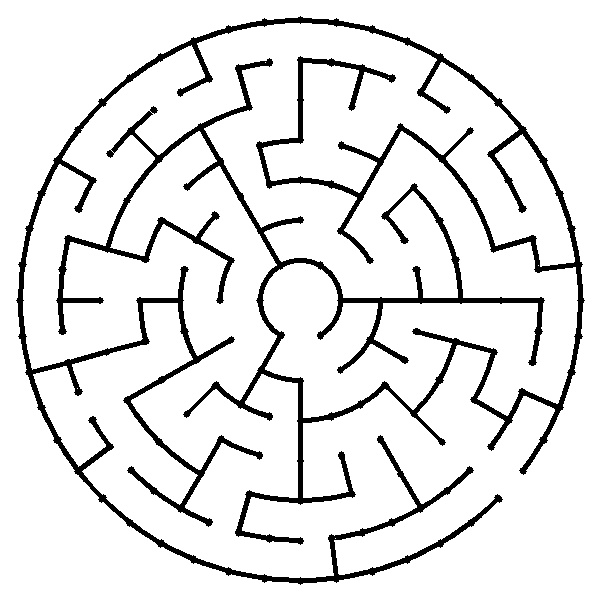
#> input picture test/image_big.jpg, 600 x 600 px
$ python maze_solver.py   (Python 2 division)
#> lines starting #> are read from the running program, lines starting #| are printed output that depends on the picture; after the words box and inside, x2 and y2 are one past the last pixel; in counts of white or black regions, pixels touching at a corner belong together
import numpy as np
import cv2
import math
import time
##  Returns sine of an angle.
def sine(angle):
    return math.sin(math.radians(angle))

##  Returns cosine of an angle
def cosine(angle):
    return math.cos(math.radians(angle))

##  Reads an image from the specified filepath and converts it to Grayscale. Then applies binary thresholding
##  to the image.
def readImage(filePath):
    mazeImg = cv2.imread(filePath)
    grayImg = cv2.cvtColor(mazeImg, cv2.COLOR_BGR2GRAY)
    ret,binaryImage = cv2.threshold(grayImg,127,255,cv2.THRESH_BINARY)
    return binaryImage

def getPolar(radius, theta):
    x = radius * cosine(theta)
    y = radius * sine(theta)

    return int(x) + 1,int(y) + 1


def getCellValues(radius_low, radius_high, theta_low, theta_high):


    x1, y1 = getPolar(radius_low, theta_high)
    x2, y2 = getPolar(radius_low, theta_low)
    x3, y3 = getPolar(radius_high, theta_high)
    x4, y4 = getPolar(radius_high, theta_low)

    x_mid_theta_low, y_mid_theta_low = getPolar(radius_low,(theta_high - theta_low)/2 + theta_low )
    x_mid_theta_high, y_mid_theta_high = getPolar(radius_high, (theta_high - theta_low)/2 + theta_low)
    x_mid_rad_low, y_mid_rad_low = getPolar((radius_high - radius_low)/ 2 + radius_low, theta_low)
    x_mid_rad_high, y_mid_rad_high = getPolar((radius_high-radius_low)/2 + radius_low, theta_high)

    x_third_theta_high1, y_third_theta_high1 = getPolar(radius_high, (theta_high - theta_low)/3 + theta_low)
    x_third_theta_high2, y_third_theta_high2 = getPolar(radius_high, 2 * (theta_high - theta_low)/3 + theta_low)

    points = [(x_mid_theta_low, y_mid_theta_low), (x_third_theta_high1, y_third_theta_high1),(x_third_theta_high2, y_third_theta_high2), (x_mid_rad_low, y_mid_rad_low), (x_mid_rad_high, y_mid_rad_high)]


    start_x = int(min( x1, x2, x3, x4, x_mid_theta_low, x_mid_theta_high)) - 5
    finish_x = int(max(x1, x2, x3, x4, x_mid_theta_high, x_mid_theta_low)) + 5
    start_y = int(min(y1, y2 ,y3, y4, y_mid_theta_low, y_mid_theta_high)) - 5
    finish_y = int(max(y1, y2 ,y3, y4, y_mid_theta_high, y_mid_theta_low)) + 5

    return (start_x, finish_x), (start_y, finish_y), points

##  This function accepts the img, level and cell number of a particular cell and the size of the maze as input
##  arguments and returns the list of cells which are traversable from the specified cell.
def findNeighbours(img, level, cellnum, size):

    ############################# Add your Code Here ################################


    if size == 1:
        levels = 5
    else:
        levels = 7

    no_of_cells = {1: 6, 2: 12, 3: 24, 4: 24, 5: 24, 6: 48}
    directions = ['rad_down', 'rad_up1','rad_up2','theta_down', 'theta_up']

    if level == 6:
        dist_threshold = 1.5
    else:
        dist_threshold = 3

    if cellnum == no_of_cells[level]:
        neighbours_dict = {'theta_up': (level, 1), 'theta_down': (level, cellnum -1)}
    elif cellnum == 1:
        neighbours_dict = {'theta_up': (level, cellnum + 1), 'theta_down': (level, no_of_cells[level])}
    else:
        neighbours_dict = {'theta_up': (level, cellnum + 1), 'theta_down': (level, cellnum -1)}


    if level == 2 or level == 6:
        neighbours_dict['rad_down'] = (level -1, (cellnum + 1)/2)
        neighbours_dict['rad_up1'] = (level + 1, cellnum * 2 - 1)
        neighbours_dict['rad_up2'] = (level + 1, cellnum * 2)
    elif level == 1:
        neighbours_dict['rad_down'] = (0, 0)
        neighbours_dict['rad_up1'] = (level + 1, cellnum * 2 - 1)
        neighbours_dict['rad_up2'] = (level + 1, cellnum * 2)
    elif level == 3:
        neighbours_dict['rad_down'] = (level -1, (cellnum + 1)/2)
        neighbours_dict['rad_up1'] = (level + 1, cellnum )
        neighbours_dict['rad_up2'] = (level + 1, cellnum )
    elif level == 5:
        neighbours_dict['rad_down'] = (level -1 , cellnum)
        neighbours_dict['rad_up1'] = (level + 1, cellnum * 2 - 1)
        neighbours_dict['rad_up2'] = (level + 1, cellnum * 2)
    else:
        neighbours_dict['rad_down'] = (level -1 , cellnum)
        neighbours_dict['rad_up1'] = (level + 1, cellnum )
        neighbours_dict['rad_up2'] = (level + 1, cellnum )

    radius_low = (level * 40)
    radius_high = radius_low + 40
    angle = (float(360 )/ no_of_cells[level])
    theta_low = (angle ) * (cellnum - 1)
    theta_high = theta_low + ( angle)

    x, y, points = getCellValues(radius_low, radius_high, theta_low, theta_high)
    x, y = shift_co_ordinates(x, y, size)

    x_points = [point[0] for point in points]
    y_points = [point[1] for point in points]
    x_points, y_points = shift_co_ordinates(x_points, y_points, size)
    points = [(x_points[i], y_points[i] ) for i in range(len(x_points))]
    points = [(point[0] - x[0] , point[1] - y[0]) for point in points]
    direction_dict = { directions[i]:points[i] for i in range(len(points)) }

    cell_img = img[y[0] : y[1], x[0] : x[1] ]

    cell_img = 255 - cell_img

    contours, hierarchy = cv2.findContours(cell_img, cv2.RETR_EXTERNAL, cv2.CHAIN_APPROX_SIMPLE)

    for contour in contours:
        for point in points:
            dist = abs(cv2.pointPolygonTest(contour, point, True))
            cv2.circle(cell_img, point, 3, 255, 2)
            if dist < 5:

                if point == direction_dict['theta_up']:
                    neighbours_dict.pop('theta_up')
                if point == direction_dict['theta_down']:
                    neighbours_dict.pop('theta_down')
                if point == direction_dict['rad_down']:
                    neighbours_dict.pop('rad_down')
                if point == direction_dict['rad_up1']:
                    neighbours_dict.pop('rad_up1')
                if point == direction_dict['rad_up2']:
                    neighbours_dict.pop('rad_up2')


    neighbours = list(set(neighbours_dict.values()))


    #################################################################################
    return neighbours

##  colourCell function takes 5 arguments:-
##            img - input image
##            level - level of cell to be coloured
##            cellnum - cell number of cell to be coloured
##            size - size of maze
##            colourVal - the intensity of the colour.
##  colourCell basically highlights the given cell by painting it with the given colourVal. Care should be taken that
##  the function doesn't paint over the black walls and only paints the empty spaces. This function returns the image
##  with the painted cell.
def colourCell(img, level, cellnum, size, colourVal):
    ############################# Add your Code Here ################################

    if level == 0:
        return img

    if size == 1:
        levels = 5
        length = 440
    else:
        levels = 7
        length = 600

    no_of_cells = {1: 6, 2: 12, 3: 24, 4: 24, 5: 24, 6: 48}

    radius_low = (level * 40)
    radius_high = radius_low + 40
    angle = (360.0 / no_of_cells[level])
    theta_low = (angle ) * (cellnum - 1)
    theta_high = theta_low + ( angle)

    x, y, points = getCellValues(radius_low, radius_high, theta_low, theta_high)


    for x_polar in range(x[0], x[1] + 1, 1):
        for y_polar in range(y[0], y[1] +1, 1):
            radius = ( x_polar**2 + y_polar**2)**0.5
            theta = math.degrees(math.acos((x_polar/ radius)))
            if y_polar < 0:
                theta = (360 - theta)
            if radius < radius_low or radius > radius_high:
                continue
            if theta < theta_low or theta > theta_high:
                continue
            x_cart, y_cart= shift_co_ordinates((x_polar,), (y_polar,), size)
            if img[y_cart[0], x_cart[0]] > 127:
                img[y_cart[0], x_cart[0]] = colourVal


    #################################################################################
    return img

def shift_co_ordinates(x, y, size):
    if size == 1:
        x = tuple( (item + 440/2) for item in x)
        y = tuple( (item + 440/2) for item in y)
    else:
        x = tuple( (item + 600/2) for item in x)
        y = tuple( (item + 600/2) for item in y)

    return x, y

##  Function that accepts some arguments from user and returns the graph of the maze image.
def buildGraph(img, size  ):
    graph = {}

    if size == 1:
        levels = 5
    else:
        levels = 7

    no_of_cells = {1: 6, 2: 12, 3: 24, 4: 24, 5: 24, 6: 48}

    for level in range(1, levels):
        for cell in range(1,no_of_cells[level] + 1):
            neighbours = findNeighbours(img, level, cell, size)
            graph[(level, cell)] = neighbours


    #################################################################################
    return graph


##  Function accepts some arguments and returns the Start coordinates of the maze.
def findStartPoint(img , size ):
    if size == 1:
        length = 440
        levels = 5
    else:
        length = 600
        levels = 7

    no_of_cells = {1: 6, 2: 12, 3: 24, 4: 24, 5: 24, 6: 48}

    img_inv = 255 - img
    start_img = np.copy(img)
    cv2.circle(start_img, (length/2, length/2), levels * 40, 0 ,3)

    start_img = ~(start_img | img_inv)
    contours, hierarchy = cv2.findContours(start_img, cv2.RETR_EXTERNAL, cv2.CHAIN_APPROX_SIMPLE)
    areas = [ cv2.contourArea(contour) for contour in contours]

    break_point = contours[areas.index(max(areas))]
    M = cv2.moments(break_point)
    centroid_x = int(M['m10']/M['m00'])
    centroid_y = int(M['m01']/M['m00'])
    centroid_x, centroid_y = centroid_x - length/2, centroid_y - length/2
    theta = math.degrees(math.acos((centroid_x/ float(levels * 40))))
    if centroid_y < 0:
        theta = (360.0 - theta)
    level = levels - 1
    cellnum = int(theta/(360.0 /(no_of_cells[levels -1]))) + 1
    start = (level, cellnum)

    #################################################################################
    return start

##  Finds shortest path between two coordinates in the maze. Returns a set of coordinates from initial point
##  to final point.
def findPath(graph, start, end, path =[]):      ## You can pass your own arguments in this space.
    ############################# Add your Code Here ################################
    path = path + [start]
    # print path

    if start == end:
        return path

    if not graph.has_key(start):
        return None
    shortest = None

    for node in graph[start]:
        if node not in path:
            newpath = findPath(graph, node, end, path)

            if newpath:
                if (not shortest) or len(newpath) < len(shortest):
                    shortest = newpath[:]


    #################################################################################
    return shortest

##  This is the main function where all other functions are called. It accepts filepath
##  of an image as input. You are not allowed to change any code in this function. You are
##  You are only allowed to change the parameters of the buildGraph, findStartPoint and findPath functions
def main(filePath, flag = 0):
    img = readImage(filePath)     ## Read image with specified filepath
#> in readImage, mazeImg is the input picture: shape (600, 600, 3); min 0, max 255, mean 229.2
#> in readImage, `ret,binaryImage = cv2.threshold(grayImg,127,255,cv2.THRESH_BINARY)`: binaryImage: shape (600, 600); 89.9% white; 1 black region, box (x1, y1, x2, y2) and area: (16, 16, 585, 585) 36360
    if len(img) == 440:           ## Dimensions of smaller maze image are 440x440
        size = 1
    else:
        size = 2
    maze_graph = buildGraph(img, size )   ## Build graph from maze image. Pass arguments as required
#> the loop in buildGraph, `for level in range(1, levels):` made 6 passes
#> pass 1, in findNeighbours, `cell_img = img[y[0] : y[1], x[0] : x[1] ]`:
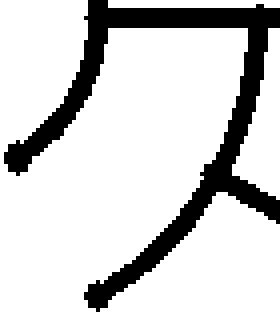
#> cell_img: shape (79, 70) (shown 4 times larger); 82.2% white; 1 black region, box (x1, y1, x2, y2) and area: (1, 0, 70, 78) 982
#> pass 1, in findNeighbours (call 2), `cell_img = img[y[0] : y[1], x[0] : x[1] ]`:
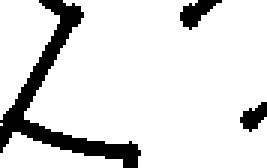
#> cell_img: shape (56, 89) (shown 3 times larger); 87.2% white; 3 black regions, box (x1, y1, x2, y2) and area: (0, 0, 47, 56) 518, (60, 0, 74, 10) 69, (80, 34, 89, 44) 52
#> after the loop in buildGraph, `for level in range(1, levels):`: graph = 138 items
#> maze_graph = 138 items
    start = findStartPoint(img, size)  ## Returns the coordinates of the start of the maze
#> in findStartPoint, `img_inv = 255 - img`:
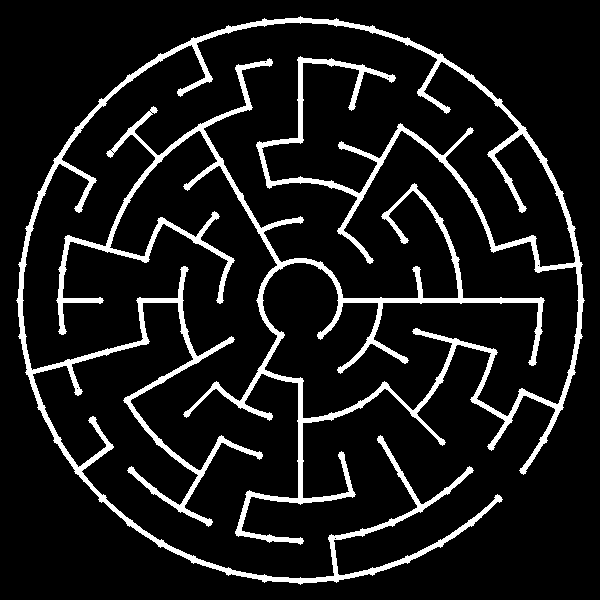
#> img_inv: shape (600, 600); 10.1% white; 1 white region, box (x1, y1, x2, y2) and area: (16, 16, 585, 585) 36360
#> in findStartPoint, `cv2.circle(start_img, (length/2, length/2), levels * 40, 0 ,3)`: start_img: shape (600, 600); 89.8% white; 1 black region, box (x1, y1, x2, y2) and area: (16, 16, 585, 585) 36629
#> in findStartPoint, `start_img = ~(start_img | img_inv)`:
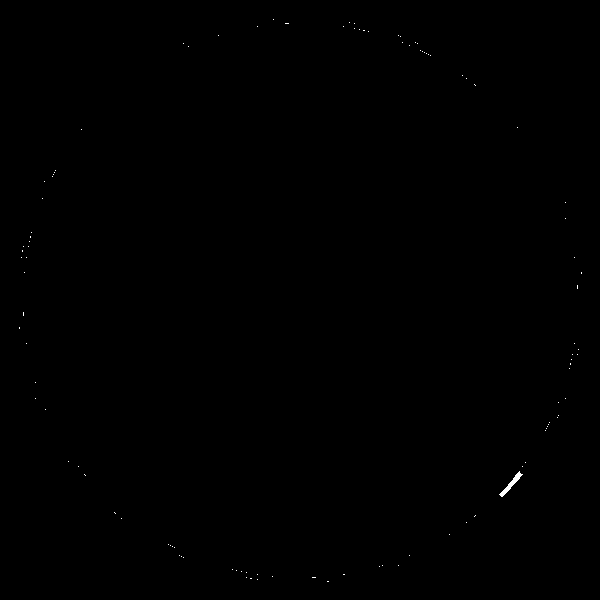
#> start_img: shape (600, 600); 0.07% white; 106 white regions (105 under 20 px)
#> in findStartPoint, `contours, hierarchy = cv2.findContours(start_img, cv2.RETR_EXTERNAL, c..`: contours = 106 contours, 105 with area under 20; largest, box (x1, y1, x2, y2) and area: (499, 471, 523, 497) 112
#> in findStartPoint, `areas = [ cv2.contourArea(contour) for contour in contours]`: areas = 106 values, max 112 at index 29, min 0 at index 0, mean 1.06
#> in findStartPoint, `break_point = contours[areas.index(max(areas))]`: break_point = contour of 17 points, box (x1, y1, x2, y2) (499, 471, 523, 497), area 112
#> in findStartPoint, `M = cv2.moments(break_point)`: M = moments, m00 112, centre m10/m00, m01/m00 = (510.8, 483.7)
#> in findStartPoint, `centroid_x = int(M['m10']/M['m00'])`: centroid_x = 510
#> in findStartPoint, `centroid_y = int(M['m01']/M['m00'])`: centroid_y = 483
#> in findStartPoint, `centroid_x, centroid_y = centroid_x - length/2, centroid_y - length/2`: centroid_x = 210; centroid_y = 183
#> in findStartPoint, `theta = math.degrees(math.acos((centroid_x/ float(levels * 40))))`: theta = 41.41
#> in findStartPoint, `cellnum = int(theta/(360.0 /(no_of_cells[levels -1]))) + 1`: cellnum = 6
#> in findStartPoint, `start = (level, cellnum)`: start = (6, 6)
#> start = (6, 6)
    shortestPath = findPath(maze_graph, start, (0,0))  ## Find shortest path. Pass arguments as required.
#> in findPath, `path = path + [start]`: path = [(6, 6)]
#> the loop in findPath, `for node in graph[start]:` made 5 passes
#> after the loop in findPath, `for node in graph[start]:`: shortest = 78 pairs, first value 0 to 6, second value 0 to 48
#> shortestPath = 78 pairs, first value 0 to 6, second value 0 to 48
    print shortestPath
#> (printed output is left out)
    string = str(shortestPath) + "\n"
    for i in shortestPath:               ## Loop to paint the solution path.
        img = colourCell(img, i[0], i[1], size, 127)
#> this loop made 78 passes
#> i on passes 2 to 13: (5, 3), (5, 4), (4, 4), (3, 4), (3, 5), (4, 5), (5, 5), (5, 6), (6, 12), (6, 13), (6, 14), (6, 15)
#> (i, levels in colourCell, length in colourCell, no_of_cells in colourCell, radius_low in colourCell, radius_high in colourCell, angle in colourCell, theta_low in colourCell) on pass 1: ((6, 6), 7, 600, {1: 6, 2: 12, 3: 24, 4: 24, 5: 24, 6: 48}, 240, 280, 7.5, 37.5)
#> pass 1, in main, `img = colourCell(img, i[0], i[1], size, 127)`:
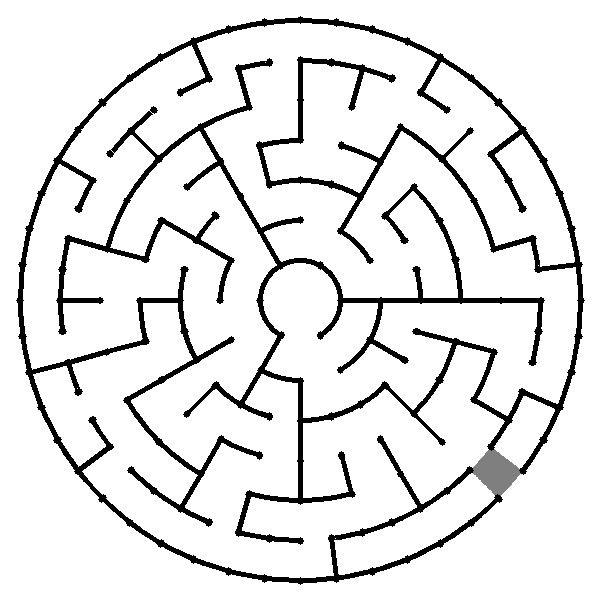
#> img: shape (600, 600); min 0, max 255, mean 228.8
#> pass 3, in main, `img = colourCell(img, i[0], i[1], size, 127)`:
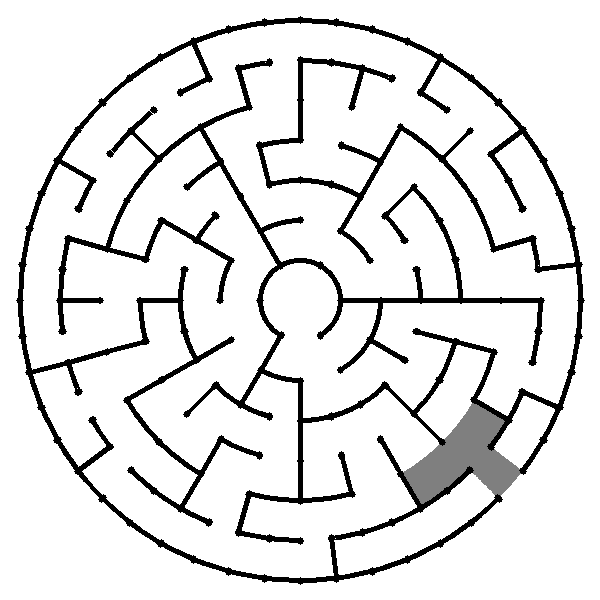
#> img: shape (600, 600); min 0, max 255, mean 227.3
#> after the loop:
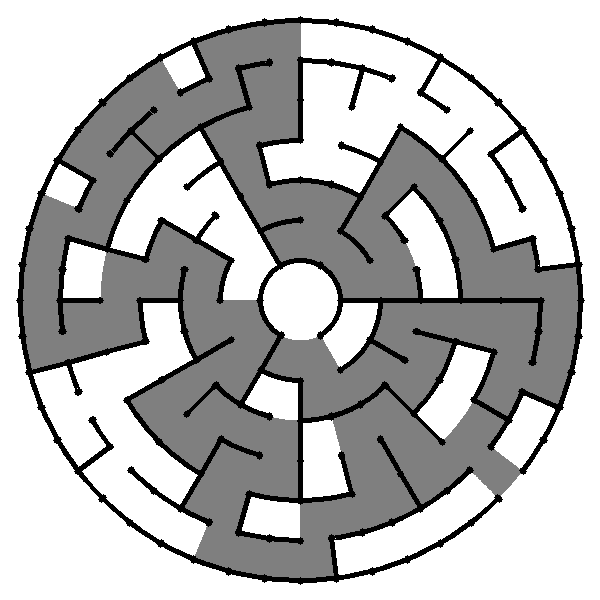
#> img: shape (600, 600); min 0, max 255, mean 185.8
    if __name__ == '__main__':     ## Return value for main() function.
        return img
    else:
        if flag == 0:
            return string
        else:
            return graph
## The main() function is called here. Specify the filepath of image in the space given.
if __name__ == "__main__":
    filepath = "test/image_big.jpg"     ## File path for test image
    img = main(filepath)          ## Main function call

    cv2.imshow("image",img)
    cv2.waitKey(0)
    cv2.destroyAllWindows()

$ run again, with test/image_small.jpg copied over test/image_big.jpg
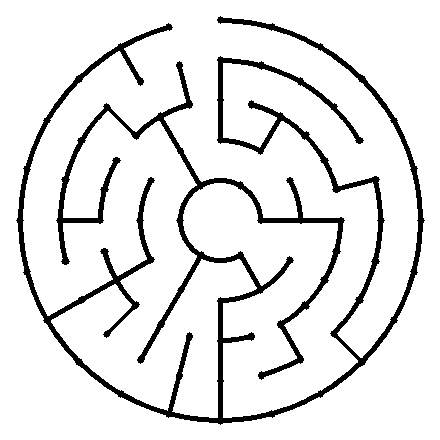
#> input picture test/image_small.jpg, 440 x 440 px
#> in readImage, mazeImg is the input picture: shape (440, 440, 3); min 0, max 255, mean 229.6
#> binaryImage: shape (440, 440); 90.1% white; 1 black region, box (x1, y1, x2, y2) and area: (16, 16, 425, 425) 19230
#> the loop in buildGraph, `for level in range(1, levels):` made 4 passes
#> pass 1, in findNeighbours, `cell_img = img[y[0] : y[1], x[0] : x[1] ]`:
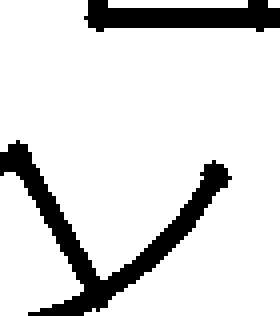
#> cell_img: shape (79, 70) (shown 4 times larger); 86% white; 2 black regions, box (x1, y1, x2, y2) and area: (0, 35, 58, 79) 508, (21, 0, 70, 8) 265
#> after the loop in buildGraph, `for level in range(1, levels):`: graph = 66 items
#> in findStartPoint, `contours, hierarchy = cv2.findContours(start_img, cv2.RETR_EXTERNAL, c..`: contours = 9 contours, 8 with area under 20; largest, box (x1, y1, x2, y2) and area: (171, 18, 218, 29) 180
#> areas = [0, 0, 0, 0, 0, 0, 0, 0, 179.5]
#> break_point = contour of 34 points, box (x1, y1, x2, y2) (171, 18, 218, 29), area 180
#> M = moments, m00 179.5, centre m10/m00, m01/m00 = (194.2, 22.24)
#> in findStartPoint, `centroid_x = int(M['m10']/M['m00'])`: centroid_x = 194
#> in findStartPoint, `centroid_y = int(M['m01']/M['m00'])`: centroid_y = 22
#> in findStartPoint, `centroid_x, centroid_y = centroid_x - length/2, centroid_y - length/2`: centroid_x = -26; centroid_y = -198
#> in findStartPoint, `theta = math.degrees(math.acos((centroid_x/ float(levels * 40))))`: theta = 97.47
#> in findStartPoint, `theta = (360.0 - theta)`: theta = 262.5
#> cellnum = 18
#> in findStartPoint, `start = (level, cellnum)`: start = (4, 18)
#> path = [(4, 18)]
#> the loop in findPath, `for node in graph[start]:` made 4 passes
#> shortestPath = [(4, 18), (3, 18), (2, 9), (1, 5), (1, 6), (2, 11), (2, 12), (3, 24), (3, 1), (3, 2), (3, 3), (3, 4), (4, 4), (4, 5), (4, 6), (3, 6), (3, 5), (2, 3), (2, 2), (2, 1), (1, 1), (0, 0)]
#| [(4, 18), (3, 18), (2, 9), (1, 5), (1, 6), (2, 11), (2, 12), (3, 24), (3, 1), (3, 2), (3, 3), (3, 4), (4, 4), (4, 5), (4, 6), (3, 6), (3, 5), (2, 3), (2, 2), (2, 1), (1, 1), (0, 0)]
#> the loop in main, `for i in shortestPath:` made 22 passes
#> after the loop in main, `for i in shortestPath:`:
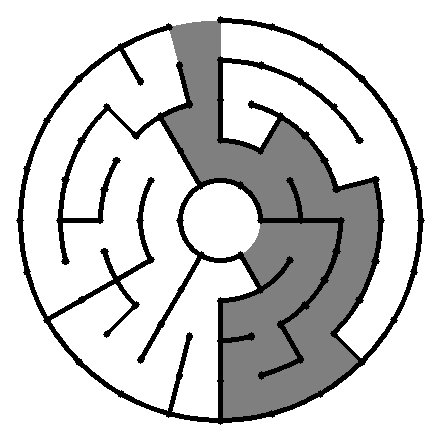
#> img: shape (440, 440); min 0, max 255, mean 206.9
